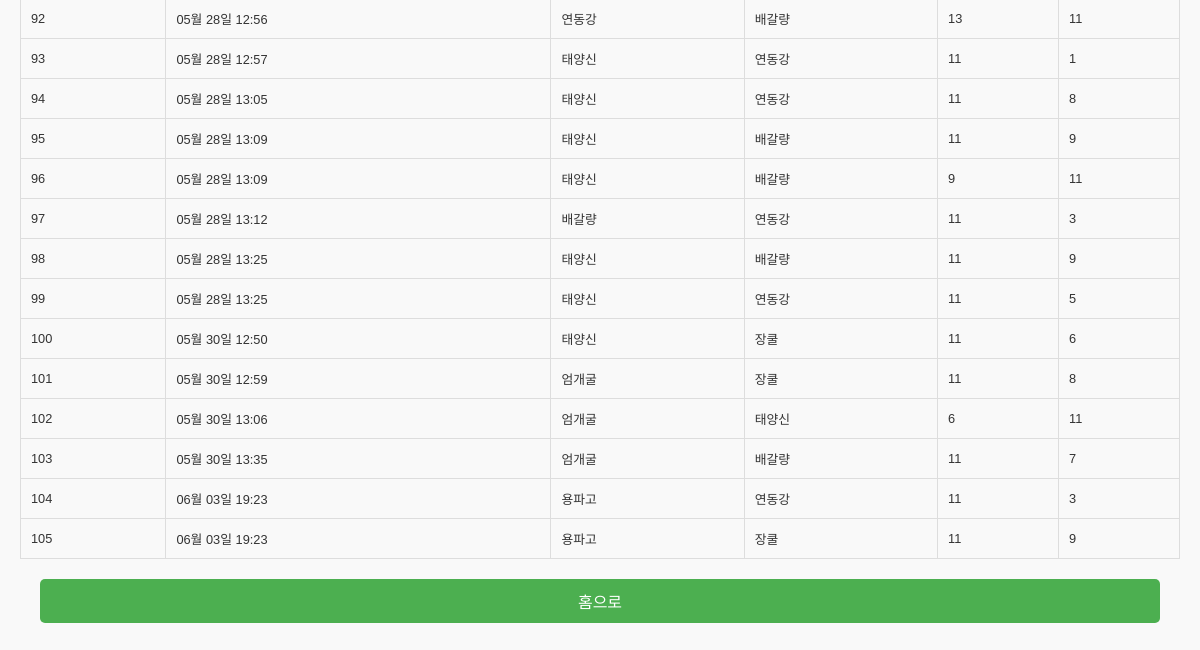
/resultlist (lower part), run on an earlier commit of the app's database.
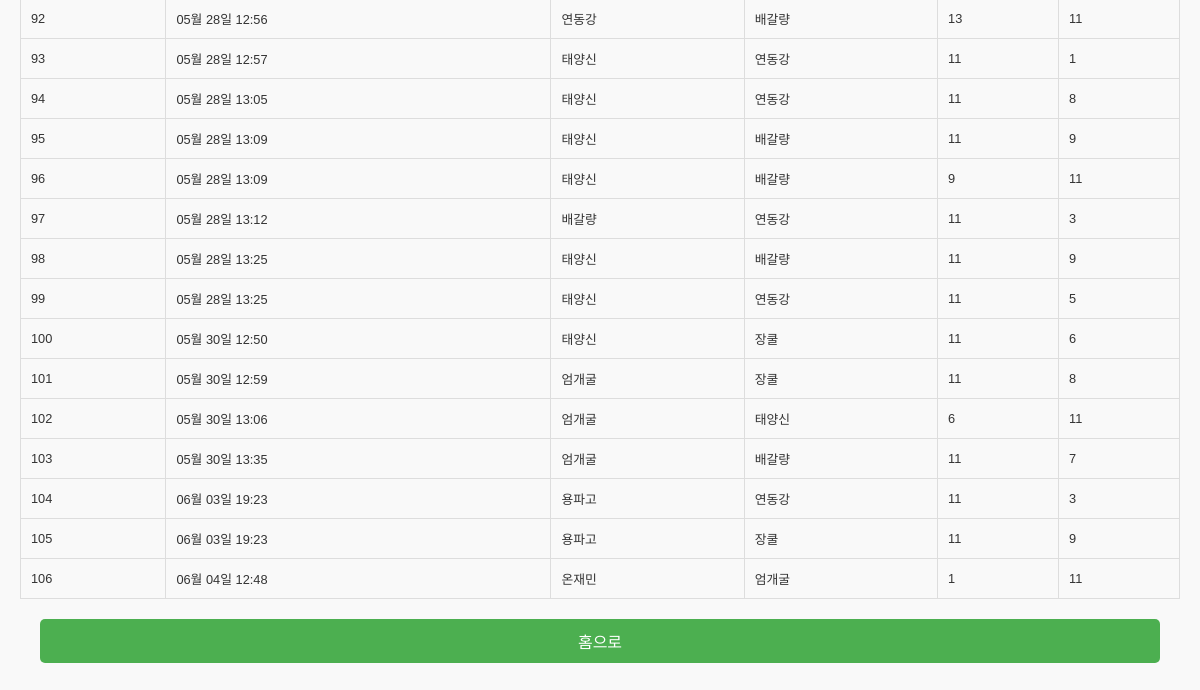
And on a later commit of the database.
### myapp/models.py (models this page shows, shortened)
class GameResult(models.Model):
    game_number = models.AutoField(primary_key=True)
    datetime = models.DateTimeField()
    player_a = models.ForeignKey(User, on_delete=models.CASCADE, related_name='games_as_player_a')
    player_b = models.ForeignKey(User, on_delete=models.CASCADE, related_name='games_as_player_b')
    score_a = models.IntegerField()
    score_b = models.IntegerField()
    season = models.IntegerField(default=1)  # New field with default value

class User(models.Model):
    name = models.CharField(max_length=5)
    wins = models.IntegerField(default=0)
    draws = models.IntegerField(default=0)
    losses = models.IntegerField(default=0)

### myapp/views.py (the view)
# urls.py: path('resultlist', views.resultlist, name='resultlist'),
def resultlist(request):
    today = timezone.localtime(timezone.now()).date()
    todays_games = GameResult.objects.filter(datetime__date=today)
    past_games = GameResult.objects.filter(datetime__date__lt=today)
    return render(request, 'resultlist.html', {'todays_games':todays_games, 'past_games':past_games})

### myapp/templates/resultlist.html (shortened to what this page needs)
{% load static %}
<!DOCTYPE html>
<html lang="en">
  <head>
    <link rel="stylesheet" href="{% static 'myapp/css/resultlist.css' %}" />
  </head>
  <body>
    <section>
      <table border="1">
        {% for result in past_games %}
        <tr>
          <td>{{ forloop.counter }}</td>
          <td>{{ result.datetime|date:"m월 d일 H:i" }}</td>
          <td>{{ result.player_a.name }}</td>
          <td>{{ result.player_b.name }}</td>
          <td>{{ result.score_a }}</td>
          <td>{{ result.score_b }}</td>
        </tr>
        {% endfor %}
      </table>
    </section>
    <a href="{% url 'home' %}">홈으로</a>
  </body>
</html>

What changed in the data, as far as the page shows it:
added GameResult: datetime "06월 04일 12:48", player_a.name "온재민", player_b.name "엄개굴", score_a "1", score_b "11"
